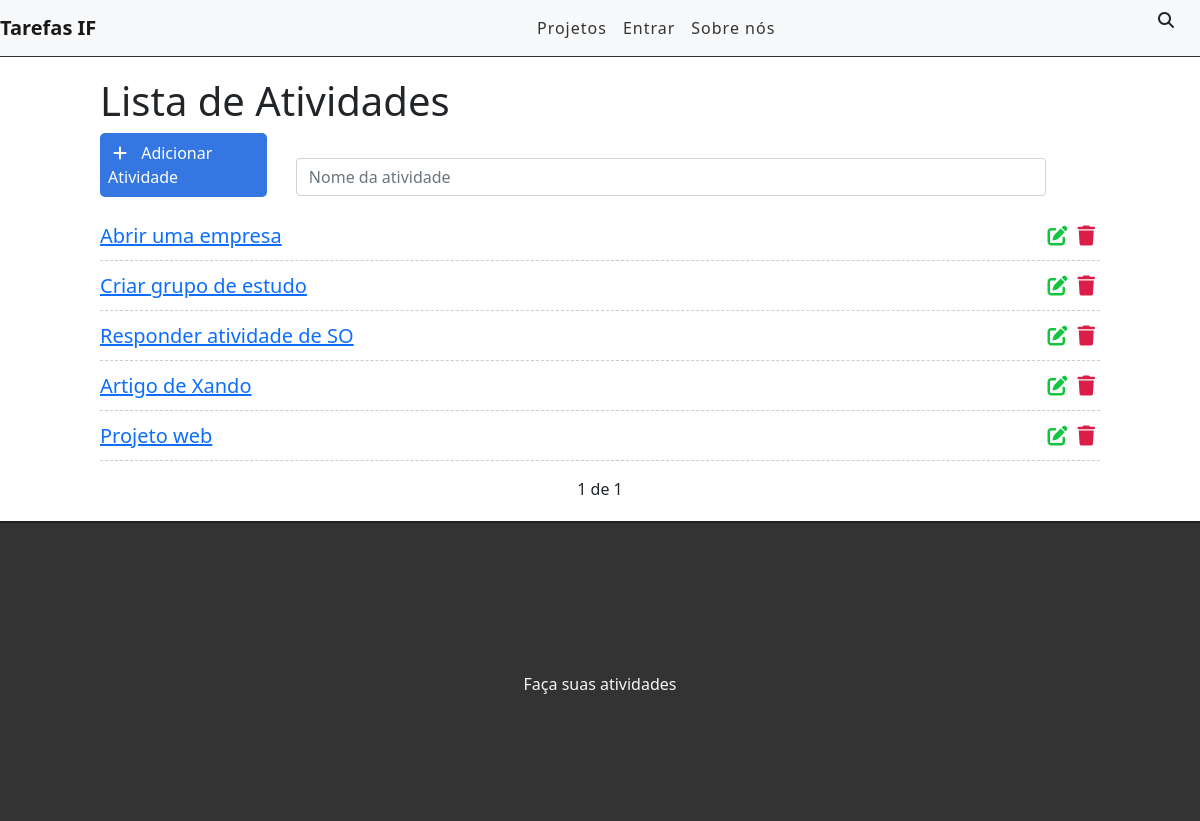
/, run on an earlier commit of the app's database.
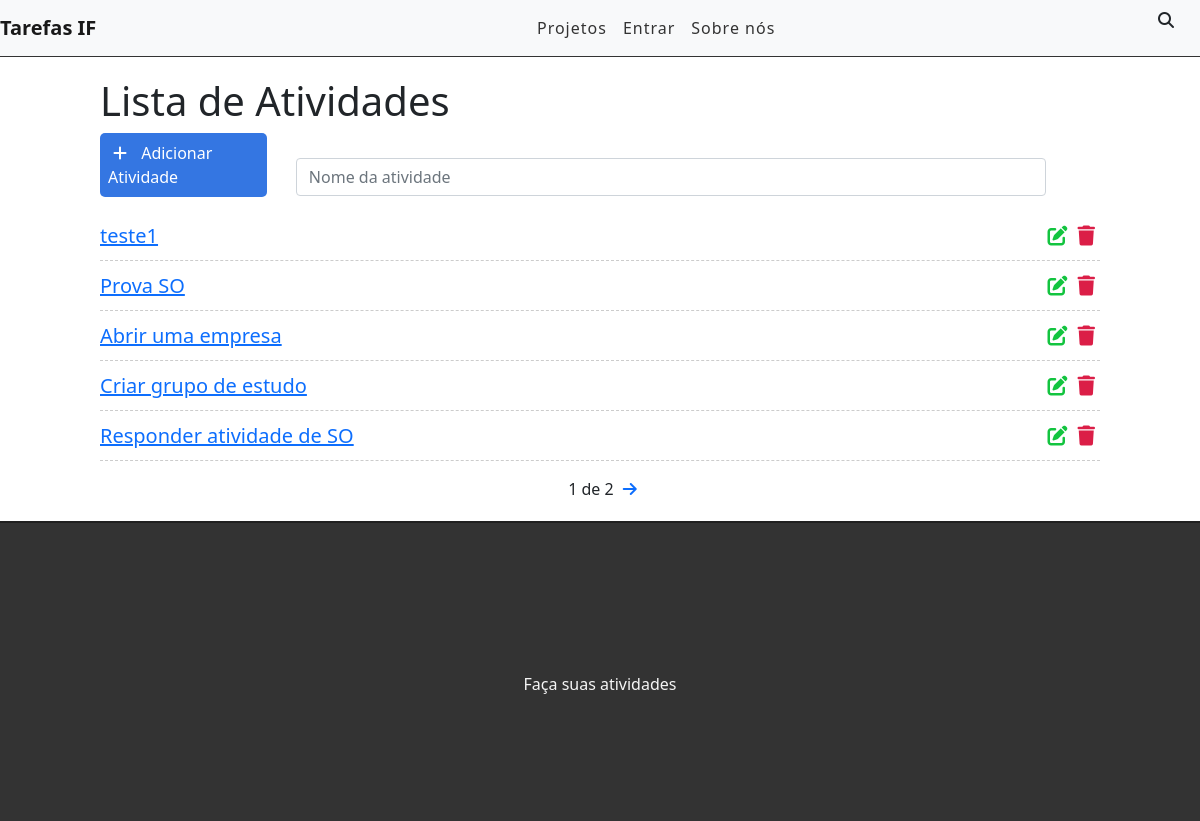
And on a later commit of the database.
### paginas/models.py (models this page shows, shortened)
class Task(models.Model):
    STATUS = (
        ('doing', 'Doing'),
        ('done', 'Done'),
    )
    title=models.CharField(max_length=255)
    description = models.TextField()
    done = models.CharField(
        max_length=5,
        choices=STATUS,
    )
    created_at = models.DateTimeField(auto_now_add=True)
    updated_at = models.DateTimeField(auto_now=True)

### paginas/views.py (the view)
# urls.py: path('', views.taskList, name='task-list'),
def taskList(request):
    tasks_list = Task.objects.all().order_by('-created_at')
    paginator = Paginator(tasks_list, 5)
    page = request.GET.get('page')
    tasks = paginator.get_page(page)
    return render(request, 'paginas/list.html', {'tasks': tasks})

### paginas/templates/paginas/list.html (shortened to what this page needs)
{% extends "index.html" %}
{% block content %}
<div class="offset-1 col-10 list-div">
    <h1>Lista de Atividades</h1>
    <a id="add-link" href="newtask/">
        <div class="col-2 add-div">
            <i class="fas fa-plus"></i> Adicionar Atividade
        </div>
    </a>
    <div class="col-9 search-div">
        <form methodn="GET">
            <input class="form-control" type="text" id="search" name="search" placeholder="Nome da atividade">
            <i class="fas fa-search"></i>
        </form>
    </div>
    <ul class="task-list">
        {% for task in tasks %}
        <li class="task-item">
            <span><a href="/task/{{task.id}}">{{task.title}}</a></span>
            <a href="delete/{{task.id}}" class="delete-btn"><span><i class="fas fa-trash"></i></span></a>
            <a href="edit/{{task.id}}"><span><i class="fas fa-edit"></i></span></a>
        </li>
        {% endfor %}
    </ul>
    <div class="pagination">
        <span class="step-links">
            <span class="current">
                {{ tasks.number }} de {{ tasks.paginator.num_pages}}
            </span>
            {% if tasks.has_next %}
                <a href="?page={{ tasks.next_page_number }}"><i class="fas fa-arrow-right"></i></a>
            {% endif %}
        </span>
    </div>
</div>
{% endblock %}

What changed in the data, as far as the page shows it:
no longer on this page (row unchanged): Task: title "Artigo de Xando"
no longer on this page (row unchanged): Task: title "Projeto web"
added Task: title "teste1"
added Task: title "Prova SO"
Also different on the page:
{{ tasks.paginator.num_pages }}: "1" → "2"
